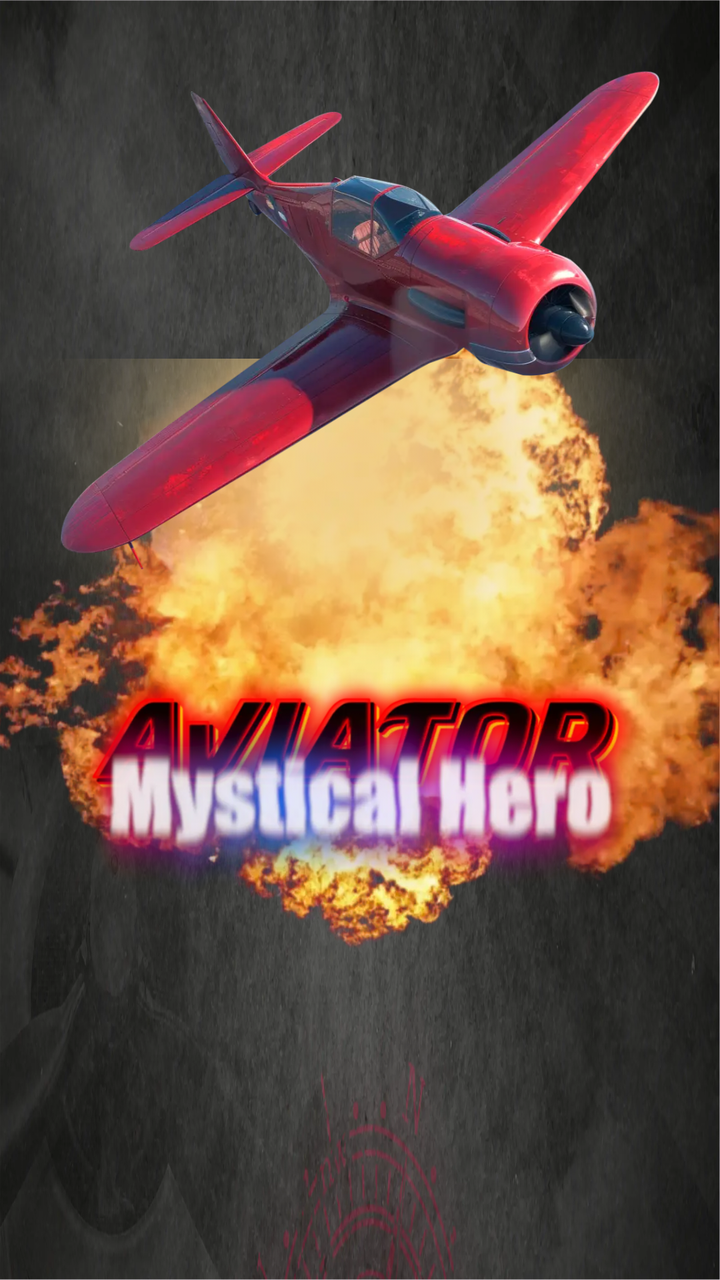
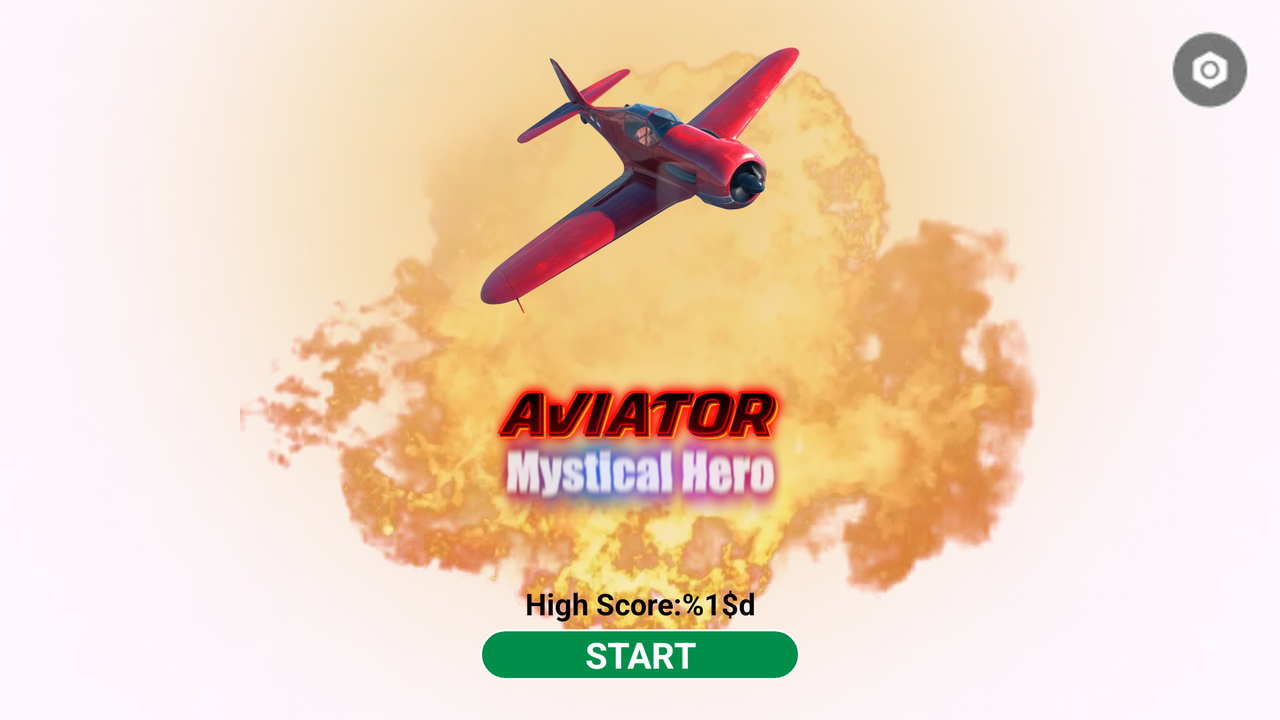

The same Android screen from two of the app's own layout files: first res/layout/ as a phone draws it, then the repository's variant for another configuration, drawn on a device whose configuration selects that folder. Both files follow.
<!-- AndroidManifest.xml: application theme Theme.AviatorTest -->
<!-- res/layout/fragment_start_game.xml -->
<?xml version="1.0" encoding="utf-8"?>
<androidx.constraintlayout.widget.ConstraintLayout xmlns:android="http://schemas.android.com/apk/res/android"
    xmlns:tools="http://schemas.android.com/tools"
    android:layout_width="match_parent"
    android:layout_height="match_parent"
    xmlns:app="http://schemas.android.com/apk/res-auto"
    tools:context=".ui.start_game.StartGameFragment"
    android:background="@drawable/game_background_1">

    <ImageView
        android:id="@+id/fire"
        android:layout_width="0dp"
        android:layout_height="0dp"
        android:scaleType="centerCrop"
        android:src="@drawable/fire"
        app:layout_constraintBottom_toBottomOf="parent"
        app:layout_constraintDimensionRatio="1:1"
        app:layout_constraintEnd_toEndOf="parent"
        app:layout_constraintStart_toStartOf="parent"
        app:layout_constraintTop_toTopOf="parent" />

    <androidx.constraintlayout.widget.Guideline
        android:id="@+id/hor50"
        android:layout_width="wrap_content"
        android:layout_height="wrap_content"
        android:orientation="horizontal"
        app:layout_constraintGuide_percent="0.5" />

    <ImageView
        android:id="@+id/yelowBackground"
        android:layout_width="0dp"
        android:layout_height="0dp"
        android:orientation="horizontal"
        android:src="@drawable/yelow_background"
        android:visibility="visible"
        app:layout_constraintBottom_toBottomOf="@id/mystycal_hero"
        app:layout_constraintDimensionRatio="1:1"
        app:layout_constraintEnd_toEndOf="@id/fire"
        app:layout_constraintStart_toStartOf="@id/fire" />

    <ImageView
        android:id="@+id/airplane"
        android:layout_width="0dp"
        android:layout_height="0dp"
        android:layout_marginVertical="10dp"
        android:src="@drawable/airplane_main"
        app:layout_constraintBottom_toTopOf="@id/hor50"
        app:layout_constraintDimensionRatio="1:1"
        app:layout_constraintEnd_toEndOf="parent"
        app:layout_constraintStart_toStartOf="parent"
        app:layout_constraintTop_toTopOf="parent" />

    <ImageView
        android:id="@+id/aviator"
        android:layout_width="0dp"
        android:layout_height="0dp"
        android:scaleType="centerCrop"
        android:src="@drawable/aviator_logo"
        app:layout_constraintDimensionRatio="3:1"
        app:layout_constraintEnd_toEndOf="@id/airplane"
        app:layout_constraintStart_toStartOf="@id/airplane"
        app:layout_constraintTop_toBottomOf="@id/hor50" />

    <ImageView
        android:id="@+id/mystycal_hero"
        android:layout_width="0dp"
        android:layout_height="0dp"
        android:layout_marginTop="30dp"
        android:scaleType="centerCrop"
        android:src="@drawable/mystical_hero"
        app:layout_constraintDimensionRatio="3:1"
        app:layout_constraintEnd_toEndOf="@id/airplane"
        app:layout_constraintStart_toStartOf="@id/airplane"
        app:layout_constraintTop_toBottomOf="@id/hor50" />


</androidx.constraintlayout.widget.ConstraintLayout>
<!-- resources referenced by this layout -->
<resources>
  <!-- drawable airplane_main: png bitmap (drawable, 507765 bytes) -->
  <!-- drawable aviator_logo: png bitmap (drawable, 130071 bytes) -->
  <!-- drawable fire: webp bitmap (drawable, 176876 bytes) -->
  <!-- drawable game_background_1: webp bitmap (drawable, 125842 bytes) -->
  <!-- drawable mystical_hero: png bitmap (drawable, 304969 bytes) -->
  <!-- drawable yelow_background: png bitmap (drawable, 370451 bytes) -->
  <style name="Theme.AviatorTest" parent="Base.Theme.AviatorTest" />
  <style name="Base.Theme.AviatorTest" parent="Theme.Material3.DayNight.NoActionBar">
          
          
          <item name="android:screenOrientation">landscape</item>
      </style>
</resources>
<!-- res/layout-land/fragment_start_game.xml (the repository's variant of the layout above) -->
<!-- drawn on the phone turned sideways -->
<?xml version="1.0" encoding="utf-8"?>
<androidx.constraintlayout.widget.ConstraintLayout xmlns:android="http://schemas.android.com/apk/res/android"
    xmlns:tools="http://schemas.android.com/tools"
    android:layout_width="match_parent"
    android:layout_height="match_parent"
    xmlns:app="http://schemas.android.com/apk/res-auto"
    tools:context=".ui.start_game.StartGameFragment">

    <ImageView
        android:id="@+id/fire"
        android:layout_width="0dp"
        android:layout_height="0dp"
        android:scaleType="centerCrop"
        android:src="@drawable/fire"
        app:layout_constraintBottom_toBottomOf="parent"
        app:layout_constraintDimensionRatio="10:9"
        app:layout_constraintEnd_toEndOf="parent"
        app:layout_constraintStart_toStartOf="parent"
        app:layout_constraintTop_toTopOf="parent" />

    <androidx.constraintlayout.widget.Guideline
        android:id="@+id/hor50"
        android:layout_width="wrap_content"
        android:layout_height="wrap_content"
        android:orientation="horizontal"
        app:layout_constraintGuide_percent="0.5" />

    <ImageView
        android:id="@+id/yelowBackground"
        android:layout_width="0dp"
        android:layout_height="0dp"
        android:orientation="horizontal"
        android:src="@drawable/yelow_background"
        app:layout_constraintTop_toTopOf="parent"
        app:layout_constraintBottom_toBottomOf="parent"
        android:scaleType="centerCrop"
        app:layout_constraintStart_toStartOf="parent"
        app:layout_constraintEnd_toEndOf="parent"
        />

    <ImageView
        android:id="@+id/airplane"
        android:layout_width="0dp"
        android:layout_height="0dp"
        android:layout_marginVertical="10dp"
        android:src="@drawable/airplane_main"
        app:layout_constraintBottom_toTopOf="@id/hor50"
        app:layout_constraintDimensionRatio="1:1"
        app:layout_constraintEnd_toEndOf="parent"
        app:layout_constraintStart_toStartOf="parent"
        app:layout_constraintTop_toTopOf="parent" />

    <ImageView
        android:id="@+id/aviator"
        android:layout_width="0dp"
        android:layout_height="0dp"
        android:scaleType="centerCrop"
        android:src="@drawable/aviator_logo"
        app:layout_constraintDimensionRatio="3:1"
        app:layout_constraintEnd_toEndOf="@id/airplane"
        app:layout_constraintStart_toStartOf="@id/airplane"
        app:layout_constraintTop_toBottomOf="@id/hor50" />

    <ImageView
        android:id="@+id/mystycal_hero"
        android:layout_width="0dp"
        android:layout_height="0dp"
        android:layout_marginTop="30dp"
        android:scaleType="centerCrop"
        android:src="@drawable/mystical_hero"
        app:layout_constraintDimensionRatio="3:1"
        app:layout_constraintEnd_toEndOf="@id/airplane"
        app:layout_constraintStart_toStartOf="@id/airplane"
        app:layout_constraintTop_toBottomOf="@id/hor50" />

    <TextView
        android:id="@+id/tvHighScore"
        android:layout_width="0dp"
        android:layout_height="0dp"
        app:layout_constraintDimensionRatio="253:40"
        app:layout_constraintStart_toStartOf="@id/aviator"
        app:layout_constraintEnd_toEndOf="@id/aviator"
        app:layout_constraintBottom_toTopOf="@id/btnStart"
        android:text="@string/high_score"
        android:gravity="center"
        android:textColor="@color/black"
        android:textStyle="bold"
        android:textSize="15sp"
        />

    <TextView
        android:id="@+id/btnStart"
        android:layout_width="0dp"
        android:layout_height="0dp"
        app:layout_constraintDimensionRatio="253:40"
        app:layout_constraintStart_toStartOf="@id/aviator"
        app:layout_constraintEnd_toEndOf="@id/aviator"
        app:layout_constraintBottom_toBottomOf="parent"
        android:layout_marginBottom="20dp"
        android:text="@string/start"
        android:paddingVertical="0dp"
        android:background="@drawable/button_background"
        android:gravity="center"
        android:textColor="@color/white"
        android:textStyle="bold"
        android:textSize="18sp"
        />
    
    <ImageView
        android:id="@+id/btnSettings"
        android:layout_width="40dp"
        android:layout_height="40dp"
        app:layout_constraintEnd_toEndOf="parent"
        app:layout_constraintTop_toTopOf="parent"
        android:layout_margin="15dp"
        android:src="@drawable/btn_settings"
        />


</androidx.constraintlayout.widget.ConstraintLayout>
<!-- resources referenced by the variant -->
<!-- as the phone turned sideways resolves them -->
<resources>
  <!-- drawable airplane_main: png bitmap (drawable, 507765 bytes) -->
  <!-- drawable aviator_logo: png bitmap (drawable, 130071 bytes) -->
  <!-- drawable btn_settings: png bitmap (drawable, 1236 bytes) -->
  <!-- drawable button_background (drawable) -->
  <?xml version="1.0" encoding="utf-8"?>
  <shape xmlns:android="http://schemas.android.com/apk/res/android">
  
      <corners
          android:radius="25dp"
          />
      <stroke
          android:color="@color/white"
          android:width="1dp"
          />
  
      <solid
          android:color="#008E4A"
          />
  
  </shape>
  <!-- drawable fire: webp bitmap (drawable, 176876 bytes) -->
  <!-- drawable mystical_hero: png bitmap (drawable, 304969 bytes) -->
  <!-- drawable yelow_background: png bitmap (drawable, 370451 bytes) -->
  <string name="high_score">High Score:%1$d</string>
  <string name="start">START</string>
  <style name="Theme.AviatorTest" parent="Base.Theme.AviatorTest" />
  <style name="Base.Theme.AviatorTest" parent="Theme.Material3.DayNight.NoActionBar">
          
          
          <item name="android:screenOrientation">landscape</item>
      </style>
</resources>
